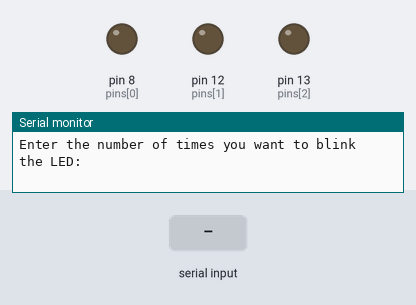
A sketch run on a simulated Arduino Uno, built with avr-gcc and run on an emulated ATmega328P. Parts: output pins drawn as LEDs (lit = HIGH), the last lines printed to the serial monitor. Dashed ring = blinking. The inputs (shaded band) are chosen by the test bench.

Above: at 1.2 s.
1.3 s: "90,45\n" received over Serial
At 1.9 s:
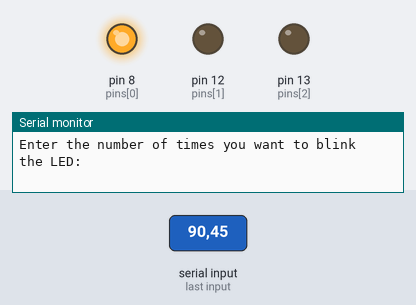
At 5.5 s:
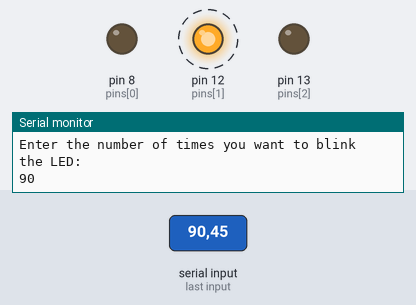
Timing chart, 0 to 10.3 s (numbered marks = the images above; inputs shaded):
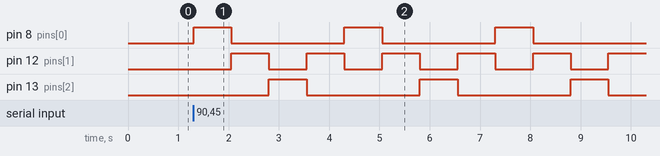

Measured:
- after the input at 1.3 s, pin 8 (pins[0]): alternates HIGH for 0.75 s and LOW for 2.3 s, starting at once; pin 12 (pins[1]): alternates HIGH for 0.75 s and LOW for 0.75 s, starting after 0.75 s; pin 13 (pins[2]): alternates HIGH for 0.75 s and LOW for 2.3 s, starting after 1.5 s

The sketch:

Lab_Sketch_5.ino
```cpp
int pins[] = {8, 12, 13};
int pins_Size = sizeof(pins) / sizeof(pins[0]);
int waitingTime = 750;
int userInput;

void setup() {
  for (int i = 0; i < pins_Size; i++)
  {
    pinMode(pins[i],OUTPUT);
  }
  Serial.begin(9600);
  Serial.println("Enter the number of times you want to blink the LED: ");
}

void loop()
{
    while (Serial.available() > 0)
    {
      userInput = Serial.parseInt();

      int count = userInput;

      while (count > 0)
      {
        blinkLED(1, 0, 0);
        blinkLED(0, 1, 0);
        blinkLED(0, 0, 1);
        blinkLED(0, 1, 0);
        Serial.println(count);
        count--;
      }
        blinkLED(0, 0, 0);

    }

}


void blinkLED(int pin_Status1, int pin_Status2, int pin_Status3) {
  digitalWrite(pins[0], pin_Status1);
  digitalWrite(pins[1], pin_Status2);
  digitalWrite(pins[2], pin_Status3);
  delay(waitingTime);
}
```
